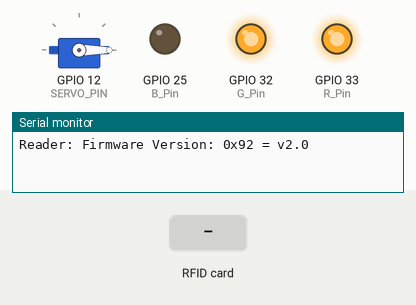
Recording of a sketch running on a simulated ESP32. Shown: servo, output pins drawn as LEDs (lit = HIGH), the last lines printed to the serial monitor. The test bench sets the inputs (shaded band).

Above: at 1.2 s.
1.3 s: RFID card 80 3A FD 22 held to the reader
At 2.8 s:
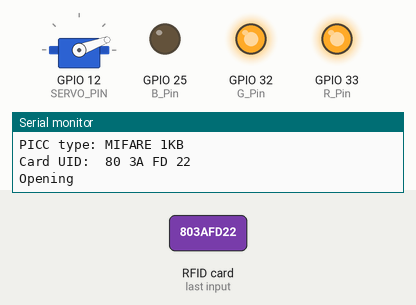
Timing chart, 0 to 7.8 s (numbered marks = the images above; inputs shaded):
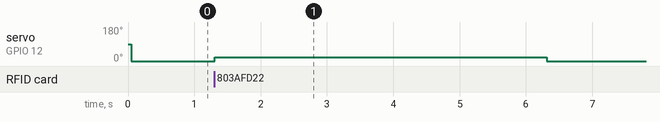

Measured:
- after the input at 1.3 s, servo on GPIO 12 (SERVO_PIN): 0° → 20° at once, → 0° 5.0 s later

The sketch:

TreasureBox.ino
```cpp
#include <SPI.h>
#include <MFRC522.h>
#include <ESP32Servo.h>

#define SERVO_PIN       12  //伺服馬達
#define RST_PIN         15  //RST
#define SDA_PIN         21  //SDA
#define R_Pin           33
#define G_Pin           32
#define B_Pin           25

Servo servo1;  //伺服馬達名稱
MFRC522 mfrc522(SDA_PIN, RST_PIN);   //Defined pins to module RC522

int angle_engage = 20;
int angle_disengage = 0;
byte uid[]={0x80, 0x3A, 0xFD, 0x22};  //許可的卡號

void setup() {
    pinMode(R_Pin, OUTPUT);
    pinMode(G_Pin, OUTPUT);
    pinMode(B_Pin, OUTPUT);

    servo1.attach(SERVO_PIN);

    Serial.begin(9600);

    SPI.begin();
    mfrc522.PCD_Init();  //初始化MFRC522卡
    Serial.print("Reader: ");
    mfrc522.PCD_DumpVersionToSerial();  //顯示讀卡設備的版本
    servo1.write(angle_disengage);
    color(1,1,0); //黃色亮
}

void loop() {
    if (mfrc522.PICC_IsNewCardPresent() && mfrc522.PICC_ReadCardSerial()) {
        //顯示卡片內容
        MFRC522::PICC_Type piccType = mfrc522.PICC_GetType(mfrc522.uid.sak);
        bool pass = true;
        Serial.print(F("PICC type: "));
        Serial.println(mfrc522.PICC_GetTypeName(piccType));  //顯示卡片的類型
        Serial.print(F("Card UID: "));
        for (int i = 0; i < mfrc522.uid.size; i++) {
            Serial.print(mfrc522.uid.uidByte[i] < 0x10 ? " 0" : " ");
            Serial.print(mfrc522.uid.uidByte[i], HEX);
            if(mfrc522.uid.uidByte[i] != uid[i]){
                pass = false;
                Serial.println();
                Serial.println("Denied");
                color(1,0,0); //紅色亮
                delay(3000);
                color(0,0,0); //關燈
                break;
            }
        }
        if(pass){
            servo1.attach(SERVO_PIN);
            Serial.println();
            Serial.println("Opening");
            color(1,1,0);  //黃色亮
            servo1.write(angle_engage);
            delay(5000);
            servo1.write(angle_disengage);
        }
        mfrc522.PICC_HaltA();  // instructs the PICC when in the ACTIVE state to go to a "STOP" state
        mfrc522.PCD_StopCrypto1(); //"stop" the encryption of the PCD, it must be called after communication with authentication, otherwise new communications can not be initiated
    }
}

void color(int red, int green, int blue){
        digitalWrite(R_Pin, red);
        digitalWrite(G_Pin, green);
        digitalWrite(B_Pin, blue);
}
```
